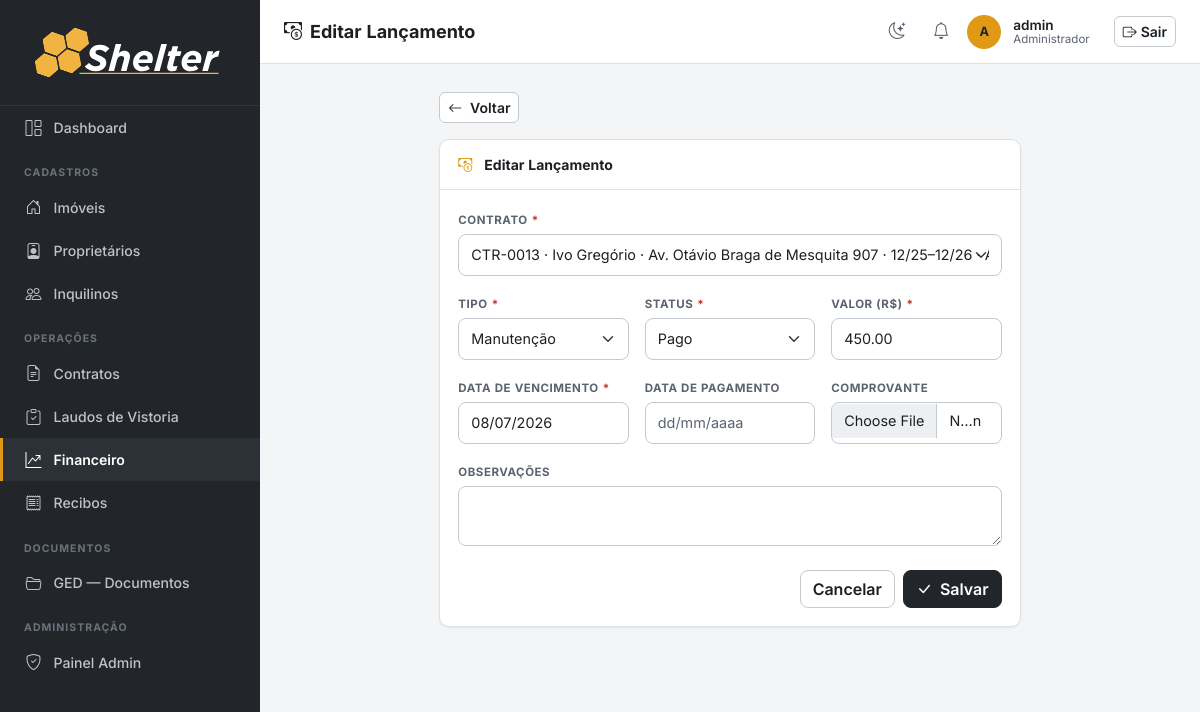
/financeiro/8/editar/ (signed in), run on the app's committed database.
### imoveis/models.py (models this page shows, shortened)
class Lancamento(models.Model):
    TIPO_CHOICES = [
        ('aluguel', 'Aluguel'),
        ('condominio', 'Condomínio'),
        ('iptu', 'IPTU'),
        ('manutencao', 'Manutenção'),
        ('multa', 'Multa'),
        ('outros', 'Outros'),
    ]
    STATUS_CHOICES = [
        ('pago', 'Pago'),
        ('pendente', 'Pendente'),
        ('atrasado', 'Atrasado'),
    ]
    contrato = models.ForeignKey(Contrato, on_delete=models.CASCADE, related_name='lancamentos')
    tipo = models.CharField(max_length=20, choices=TIPO_CHOICES)
    status = models.CharField(max_length=20, choices=STATUS_CHOICES, default='pendente')
    valor = models.DecimalField(max_digits=10, decimal_places=2)
    data_vencimento = models.DateField(verbose_name='Data de Vencimento')
    data_pagamento = models.DateField(null=True, blank=True, verbose_name='Data de Pagamento')
    comprovante = models.FileField(upload_to='comprovantes/', blank=True, null=True)
    observacoes = models.TextField(blank=True, verbose_name='Observações')
    criado_em = models.DateTimeField(auto_now_add=True)
    class Meta:
        verbose_name = 'Lançamento'
        verbose_name_plural = 'Lançamentos'
        ordering = ['-data_vencimento']

### imoveis/views.py (the view)
# urls.py: path('financeiro/<int:pk>/editar/', views.lancamento_edit, name='lancamento_edit'),
@login_required
def lancamento_edit(request, pk):
    obj = get_object_or_404(Lancamento, pk=pk)
    if request.method == 'POST':
        form = LancamentoForm(request.POST, request.FILES, instance=obj)
        if form.is_valid():
            form.save()
            messages.success(request, 'Lançamento atualizado.')
            return redirect('lancamento_list')
    else:
        form = LancamentoForm(instance=obj)
    return render(request, 'financeiro/lancamento_form.html', {'form': form, 'titulo': 'Editar Lançamento', 'obj': obj})

### imoveis/forms.py
class LancamentoForm(forms.ModelForm):
    contrato = ContratoChoiceField(queryset=Contrato.objects.all(), widget=forms.Select(attrs=_sel))
    class Meta:
        model = Lancamento
        fields = ['contrato', 'tipo', 'status', 'valor', 'data_vencimento', 'data_pagamento', 'comprovante', 'observacoes']
        widgets = {
            'tipo': forms.Select(attrs=_sel),
            'status': forms.Select(attrs=_sel),
            'valor': forms.NumberInput(attrs={**_ctrl, 'step': '0.01'}),
            'comprovante': forms.ClearableFileInput(attrs=_ctrl),
            'observacoes': forms.Textarea(attrs={**_ctrl, 'rows': 2}),
        }
    def __init__(self, *args, **kwargs):
        super().__init__(*args, **kwargs)
        self.fields['data_vencimento'].widget = _date_widget()
        self.fields['data_pagamento'].widget = _date_widget()

### imoveis/context_processors.py (called while the page is built)
def notificacoes_usuario(request):
    user = getattr(request, 'user', None)
    if user is None or not user.is_authenticated:
        return {}
    ultimas = user.notificacoes.all()[:LIMITE_NOTIFICACOES_TOPBAR]
    return {'ultimas_notificacoes_usuario': ultimas}

### imoveis/forms.py (called while the page is built)
def _date_widget():
    return forms.DateInput(
        format='%d/%m/%Y',
        attrs={**_ctrl, 'data-flatpickr': 'true', 'placeholder': 'dd/mm/aaaa', 'autocomplete': 'off'},
    )

    def label_from_instance(self, obj):
        return obj.rotulo_curto

### imoveis/identidade.py (called while the page is built)
    @property
    def codigo(self):
        if self.pk is None:
            return f'{self.PREFIXO_CODIGO}-????'
        return f'{self.PREFIXO_CODIGO}-{self.pk:04d}'

### imoveis/models.py (called while the page is built)
    @property
    def rotulo_curto(self):
        periodo = f'{self.data_inicio:%m/%y}–{self.data_fim:%m/%y}'
        end = self.imovel.endereco
        if self.imovel.numero:
            end = f'{end} {self.imovel.numero}'
        return (f'{self.codigo} · {self.inquilino.nome} · {end} · '
                f'{periodo} · {self.get_status_display()}')

### templates/financeiro/lancamento_form.html (shortened to what this page needs)
{% extends 'base.html' %}
{% block page_title %}<i class="bi bi-cash-coin me-2"></i>{{ titulo }}{% endblock %}
{% block nav_financeiro %}active{% endblock %}
{% block content %}
<div class="row justify-content-center">
  <div class="col-lg-8">
    <div class="mb-3"><a href="{% url 'lancamento_list' %}" class="btn btn-outline-secondary btn-sm"><i class="bi bi-arrow-left me-1"></i> Voltar</a></div>
    <div class="section-card">
      <div class="section-card-header"><i class="bi bi-cash-coin me-1"></i> {{ titulo }}</div>
      <div class="section-card-body">
        <form method="post" enctype="multipart/form-data" novalidate>
          <div class="row g-3">
            <div class="col-12"><label class="form-label">Contrato <span class="text-danger">*</span></label>{{ form.contrato }}</div>
            <div class="col-md-4"><label class="form-label">Tipo <span class="text-danger">*</span></label>{{ form.tipo }}</div>
            <div class="col-md-4"><label class="form-label">Status <span class="text-danger">*</span></label>{{ form.status }}</div>
            <div class="col-md-4"><label class="form-label">Valor (R$) <span class="text-danger">*</span></label>{{ form.valor }}</div>
            <div class="col-md-4"><label class="form-label">Data de Vencimento <span class="text-danger">*</span></label>{{ form.data_vencimento }}</div>
            <div class="col-md-4"><label class="form-label">Data de Pagamento</label>{{ form.data_pagamento }}</div>
            <div class="col-md-4"><label class="form-label">Comprovante</label>{{ form.comprovante }}</div>
            <div class="col-12"><label class="form-label">Observações</label>{{ form.observacoes }}</div>
          </div>
          <div class="d-flex gap-2 justify-content-end mt-4">
            <a href="{% url 'lancamento_list' %}" class="btn btn-outline-secondary">Cancelar</a>
            <button type="submit" class="btn btn-graphite"><i class="bi bi-check-lg me-1"></i> Salvar</button>
          </div>
        </form>
      </div>
    </div>
  </div>
</div>
{% endblock %}

### templates/base.html (shortened to what this page needs)
{% load static %}
<!DOCTYPE html>
<html lang="pt-BR">
<head>
  <link rel="stylesheet" href="https://cdn.jsdelivr.net/npm/bootstrap@5.3.3/dist/css/bootstrap.min.css">
  <link rel="stylesheet" href="https://cdn.jsdelivr.net/npm/bootstrap-icons@1.11.3/font/bootstrap-icons.min.css">
  <link rel="stylesheet" href="https://cdn.jsdelivr.net/npm/flatpickr/dist/flatpickr.min.css">
  <link rel="stylesheet" href="{% static 'css/shelter.css' %}">
</head>
<body>
<nav id="sidebar">
  <div class="sidebar-brand">
    <img src="{% static 'assets/Shelter_LOGO_white.svg' %}" alt="Shelter" class="brand-full">
  </div>
  <ul class="nav flex-column">
    <li class="nav-item">
      <a class="nav-link {% block nav_dashboard %}{% endblock %}" href="{% url 'dashboard' %}" title="Dashboard">
        <i class="bi bi-grid-1x2"></i> <span class="nav-text">Dashboard</span>
      </a>
    </li>
    <li><span class="nav-section-label">Cadastros</span></li>
    <li class="nav-item">
      <a class="nav-link {% block nav_imoveis %}{% endblock %}" href="{% url 'imovel_list' %}" title="Imóveis">
        <i class="bi bi-house-door"></i> <span class="nav-text">Imóveis</span>
      </a>
    </li>
    <li class="nav-item">
      <a class="nav-link {% block nav_proprietarios %}{% endblock %}" href="{% url 'proprietario_list' %}" title="Proprietários">
        <i class="bi bi-person-badge"></i> <span class="nav-text">Proprietários</span>
      </a>
    </li>
    <li class="nav-item">
      <a class="nav-link {% block nav_inquilinos %}{% endblock %}" href="{% url 'inquilino_list' %}" title="Inquilinos">
        <i class="bi bi-people"></i> <span class="nav-text">Inquilinos</span>
      </a>
    </li>
    <li><span class="nav-section-label">Operações</span></li>
    <li class="nav-item">
      <a class="nav-link {% block nav_contratos %}{% endblock %}" href="{% url 'contrato_list' %}" title="Contratos">
        <i class="bi bi-file-earmark-text"></i> <span class="nav-text">Contratos</span>
      </a>
    </li>
    <li class="nav-item">
      <a class="nav-link {% block nav_laudos %}{% endblock %}" href="{% url 'laudo_list' %}" title="Laudos de Vistoria">
        <i class="bi bi-clipboard-check"></i> <span class="nav-text">Laudos de Vistoria</span>
      </a>
    </li>
    <li class="nav-item">
      <a class="nav-link {% block nav_financeiro %}{% endblock %}" href="{% url 'lancamento_list' %}" title="Financeiro">
        <i class="bi bi-graph-up-arrow"></i> <span class="nav-text">Financeiro</span>
      </a>
    </li>
    <li class="nav-item">
      <a class="nav-link {% block nav_recibos %}{% endblock %}" href="{% url 'recibo_list' %}" title="Recibos">
        <i class="bi bi-receipt"></i> <span class="nav-text">Recibos</span>
      </a>
    </li>
    <li><span class="nav-section-label">Documentos</span></li>
    <li class="nav-item">
      <a class="nav-link {% block nav_documentos %}{% endblock %}" href="{% url 'documentos' %}" title="GED — Documentos">
        <i class="bi bi-folder2-open"></i> <span class="nav-text">GED — Documentos</span>
      </a>
    </li>
    {% if user.is_staff %}
    <li><span class="nav-section-label">Administração</span></li>
    <li class="nav-item">
      <a class="nav-link" href="{% url 'admin:index' %}" title="Painel Admin">
        <i class="bi bi-shield-check"></i> <span class="nav-text">Painel Admin</span>
      </a>
    </li>
    {% endif %}
  </ul>
</nav>
<header id="topbar">
  <span class="page-title">{% block page_title %}{% endblock %}</span>
  <div class="user-info ms-auto">
    <button type="button" class="icon-btn" id="theme-toggle" title="Alternar tema claro/escuro" aria-label="Alternar tema claro/escuro">
      <i class="bi bi-moon-stars"></i>
    </button>
    <div class="dropdown notif-dropdown">
      <button class="icon-btn" type="button" id="notifDropdown" data-bs-toggle="dropdown"
              aria-expanded="false" title="Notificações" aria-label="Notificações">
        <i class="bi bi-bell"></i>
      </button>
    </div>
    <div class="user-avatar">
      {{ user.get_short_name|default:user.username|first|upper }}
    </div>
    <div class="ms-1">
      <div class="user-name">{{ user.get_short_name|default:user.username }}</div>
      <div class="user-role">{% if user.is_staff %}Administrador{% else %}Usuário{% endif %}</div>
    </div>
    <form method="post" action="{% url 'logout' %}" class="d-inline ms-3">
      <button type="submit" class="btn btn-outline-secondary btn-sm">
        <i class="bi bi-box-arrow-right me-1"></i>Sair
      </button>
    </form>
  </div>
</header>
<main id="main-content">
  {% block content %}{% endblock %}
</main>
</body>
</html>

### data on the page
Lancamento: contrato "CTR-0013 · Ivo Gregório · Av. Otávio Braga de Mesquita 907 · 12/25–12/26 · Ativo", tipo "Manutenção", status "Pago", valor "450.00", data_vencimento "08/07/2026"

### other printed values
{{ titulo }} "Editar Lançamento"
{{ user.get_short_name|default:user.username|first|upper }} "A"
{{ user.get_short_name|default:user.username }} "admin"
